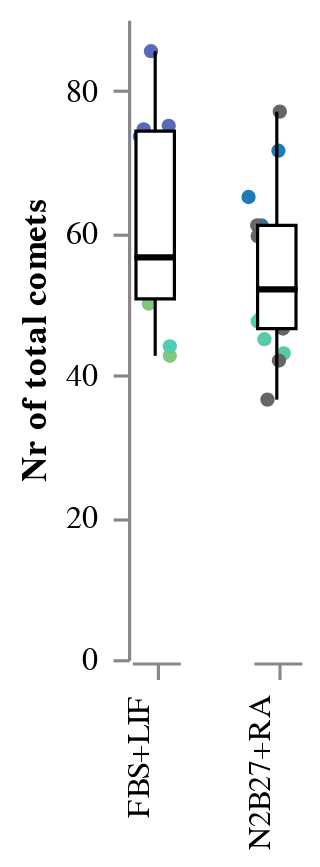

Source (notebook cell):
### Code cell
STRIP_Comets_Total = stripbox(
    data = df, 
    x = "Condition", 
    y = "Number_Comets_Total", 
    y_title = "Nr of total comets", 
    colour = "Experiment"
)
STRIP_Comets_Total
